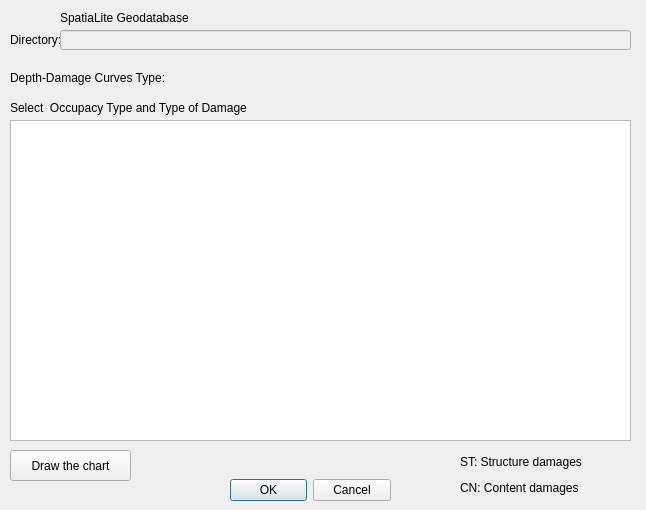
<?xml version="1.0" encoding="UTF-8"?>
<ui version="4.0">
 <class>graficofloodrisk</class>
 <widget class="QDialog" name="graficofloodrisk">
  <property name="geometry">
   <rect>
    <x>0</x>
    <y>0</y>
    <width>646</width>
    <height>510</height>
   </rect>
  </property>
  <property name="windowTitle">
   <string>graficofloodrisk</string>
  </property>
  <widget class="QDialogButtonBox" name="buttonBox">
   <property name="geometry">
    <rect>
     <x>230</x>
     <y>470</y>
     <width>161</width>
     <height>41</height>
    </rect>
   </property>
   <property name="orientation">
    <enum>Qt::Horizontal</enum>
   </property>
   <property name="standardButtons">
    <set>QDialogButtonBox::Cancel|QDialogButtonBox::Ok</set>
   </property>
  </widget>
  <widget class="QPushButton" name="pushButton">
   <property name="geometry">
    <rect>
     <x>10</x>
     <y>450</y>
     <width>121</width>
     <height>31</height>
    </rect>
   </property>
   <property name="text">
    <string>Draw the chart</string>
   </property>
  </widget>
  <widget class="QLineEdit" name="lineEdit">
   <property name="enabled">
    <bool>false</bool>
   </property>
   <property name="geometry">
    <rect>
     <x>60</x>
     <y>30</y>
     <width>571</width>
     <height>20</height>
    </rect>
   </property>
  </widget>
  <widget class="QLabel" name="label">
   <property name="geometry">
    <rect>
     <x>60</x>
     <y>10</y>
     <width>161</width>
     <height>16</height>
    </rect>
   </property>
   <property name="text">
    <string>SpatiaLite Geodatabase</string>
   </property>
  </widget>
  <widget class="QLabel" name="label_4">
   <property name="geometry">
    <rect>
     <x>10</x>
     <y>30</y>
     <width>51</width>
     <height>20</height>
    </rect>
   </property>
   <property name="text">
    <string>Directory:</string>
   </property>
  </widget>
  <widget class="QTableView" name="tableView">
   <property name="geometry">
    <rect>
     <x>10</x>
     <y>120</y>
     <width>621</width>
     <height>321</height>
    </rect>
   </property>
  </widget>
  <widget class="QLabel" name="label_5">
   <property name="geometry">
    <rect>
     <x>10</x>
     <y>100</y>
     <width>611</width>
     <height>16</height>
    </rect>
   </property>
   <property name="text">
    <string>Select  Occupacy Type and Type of Damage</string>
   </property>
  </widget>
  <widget class="QLabel" name="label_2">
   <property name="geometry">
    <rect>
     <x>10</x>
     <y>70</y>
     <width>531</width>
     <height>16</height>
    </rect>
   </property>
   <property name="text">
    <string>Depth-Damage Curves Type:</string>
   </property>
  </widget>
  <widget class="QLabel" name="label_3">
   <property name="geometry">
    <rect>
     <x>460</x>
     <y>450</y>
     <width>171</width>
     <height>51</height>
    </rect>
   </property>
   <property name="text">
    <string>&lt;html&gt;&lt;head/&gt;&lt;body&gt;&lt;p&gt;ST: Structure damages&lt;/p&gt;&lt;p&gt;CN: Content damages&lt;/p&gt;&lt;/body&gt;&lt;/html&gt;</string>
   </property>
  </widget>
 </widget>
 <resources/>
 <connections>
  <connection>
   <sender>buttonBox</sender>
   <signal>accepted()</signal>
   <receiver>graficofloodrisk</receiver>
   <slot>accept()</slot>
   <hints>
    <hint type="sourcelabel">
     <x>248</x>
     <y>254</y>
    </hint>
    <hint type="destinationlabel">
     <x>157</x>
     <y>274</y>
    </hint>
   </hints>
  </connection>
  <connection>
   <sender>buttonBox</sender>
   <signal>rejected()</signal>
   <receiver>graficofloodrisk</receiver>
   <slot>reject()</slot>
   <hints>
    <hint type="sourcelabel">
     <x>316</x>
     <y>260</y>
    </hint>
    <hint type="destinationlabel">
     <x>286</x>
     <y>274</y>
    </hint>
   </hints>
  </connection>
 </connections>
</ui>
